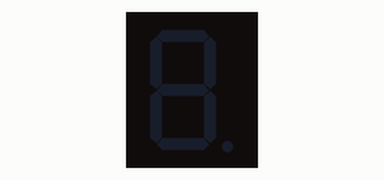
Bench run of a sketch on a simulated Arduino Uno, built with avr-gcc and run on an emulated ATmega328P. Parts: 1-digit seven-segment display.

Above: at 0.1 s.
At 1.1 s:
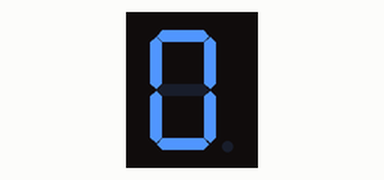
At 2.1 s:
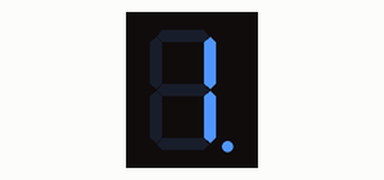
At 5.1 s:
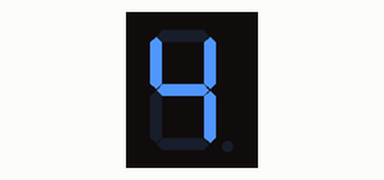
At 7.1 s:
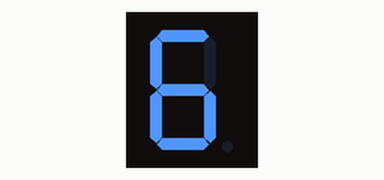
At 10.1 s:
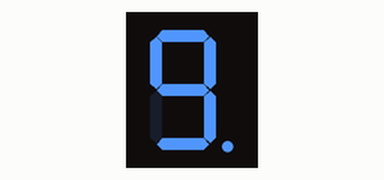

The sketch:

single_7_segment_display.ino
```cpp
#include "SevSeg.h"
SevSeg sevseg; // Create sevseg object

void setup() {
  // put your setup code here, to run once:

  byte numDigits = 1; // sets the no. of digits on my display
  byte digitPins[] = {}; // Creates an array that defines the groun dpins when using a 4 digit or multi-digit display. this is a single digit so no need to insert anything
  byte segmentPins[] = {6, 5, 2, 3, 4, 7, 8, 9}; // Declares an array that defines which arduino pins are connected to each segment of the display. Order is A, B, C, D, E, F, G, DP
  bool resistorsOnSegments = true; // Set to true if the  resistor is in series with the common cathod pines

  byte hardwareConfig = COMMON_CATHODE; // they type of single-digit 7-segment display in use
  sevseg.begin(hardwareConfig, numDigits, digitPins, segmentPins, resistorsOnSegments);
  sevseg.setBrightness(100); // set brightness (0 - 100)

}

void loop() {
  // put your main code here, to run repeatedly:

  // sevseg.setNumber(4, 0); // Prints number to display
  // sevseg.refreshDisplay(); // Required at the end of the loop to continue displaying the number

  // for (int i = 0; i < 10; i++ ) {
  //   sevseg.setNumber(i, i % 2);
  //   delay(1000);
  //   sevseg.refreshDisplay();
  // }
  for (int i = 0; i < 10; i++) {
    if (i % 2 != 0) {
      sevseg.setNumber(i, 0);
      delay(1000);
      sevseg.refreshDisplay();
    } else {
      sevseg.setNumber(i);
      delay(1000);
      sevseg.refreshDisplay();
    }
  }

}
```

Measured:
- by itself, everything shown: repeats every 10.0 s, in 10 steps
- what the display in image 1 shows lasts 1.0 s, from 1.0 s to 2.0 s
